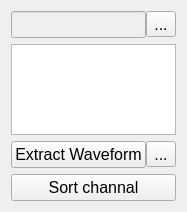
<?xml version="1.0" encoding="UTF-8"?>
<ui version="4.0">
 <class>ChannelDetail</class>
 <widget class="QWidget" name="ChannelDetail">
  <property name="geometry">
   <rect>
    <x>0</x>
    <y>0</y>
    <width>186</width>
    <height>212</height>
   </rect>
  </property>
  <property name="font">
   <font>
    <pointsize>12</pointsize>
   </font>
  </property>
  <property name="windowTitle">
   <string>Form</string>
  </property>
  <layout class="QVBoxLayout" name="verticalLayout">
   <item>
    <layout class="QHBoxLayout" name="horizontalLayout">
     <property name="spacing">
      <number>0</number>
     </property>
     <item>
      <widget class="QLineEdit" name="file_name_lineEdit">
       <property name="enabled">
        <bool>false</bool>
       </property>
       <property name="text">
        <string/>
       </property>
      </widget>
     </item>
     <item>
      <widget class="QToolButton" name="open_file_toolButton">
       <property name="text">
        <string>...</string>
       </property>
      </widget>
     </item>
    </layout>
   </item>
   <item>
    <widget class="QTreeView" name="treeView">
     <property name="editTriggers">
      <set>QAbstractItemView::NoEditTriggers</set>
     </property>
    </widget>
   </item>
   <item>
    <layout class="QHBoxLayout" name="horizontalLayout_6">
     <property name="spacing">
      <number>0</number>
     </property>
     <item>
      <widget class="QPushButton" name="extract_wav_pushButton">
       <property name="text">
        <string>Extract Waveform</string>
       </property>
      </widget>
     </item>
     <item>
      <widget class="QToolButton" name="extract_wav_setting_toolButton">
       <property name="text">
        <string>...</string>
       </property>
      </widget>
     </item>
    </layout>
   </item>
   <item>
    <layout class="QHBoxLayout" name="horizontalLayout_5">
     <property name="spacing">
      <number>0</number>
     </property>
     <item>
      <widget class="QPushButton" name="sort_channel_pushButton">
       <property name="text">
        <string>Sort channal</string>
       </property>
      </widget>
     </item>
    </layout>
   </item>
  </layout>
 </widget>
 <resources/>
 <connections/>
</ui>
